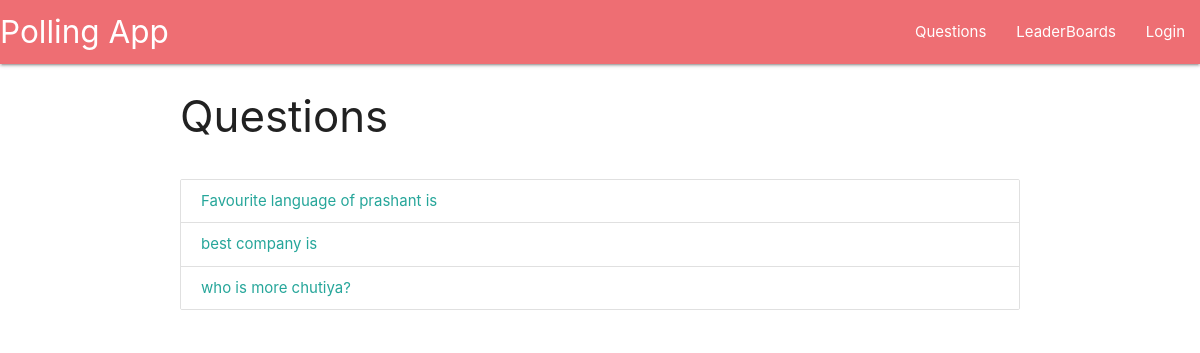
Before: / with the older database file.
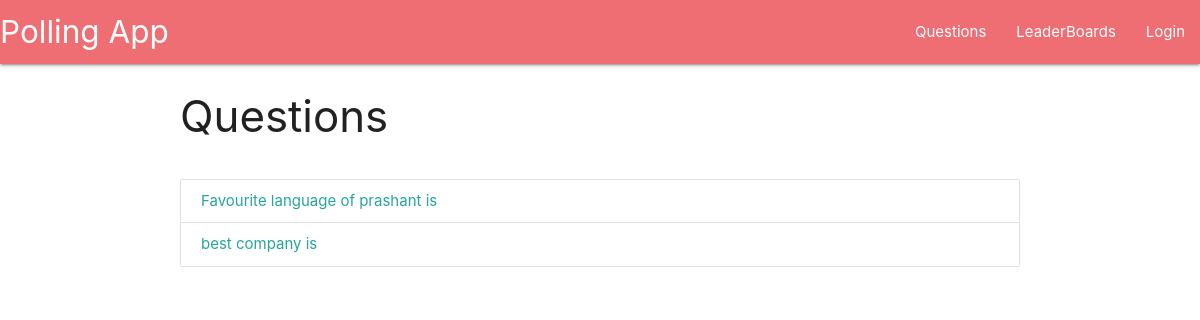
After: the same page with the newer database file.
### main/models.py (models this page shows, shortened)
class Question(models.Model):
    slug = models.SlugField()
    content = models.CharField(max_length=1024)

### main/views.py (the view)
# urls.py: path('', views.Index.as_view(), name="index"),
class Index(ListView):
    model = models.Question
    template_name = 'main/index.html'

### templates/main/index.html
{% extends 'base.html' %}
{% block content %}
{% include 'main/components/navbar.html' %}
<div class="container">
  <div class="row">
    <h3>Questions</h3>
  </div>
  <div class="row">
    <div class="col-6">
      <div class="collection">
        {% for question in question_list %}
        <a href="{% url 'question' question.slug %}" class="collection-item">
          {{ question.content }}
        </a>
        {% endfor %}
      </div>
    </div>
  </div>
</div>
{% endblock %}

Changed rows visible on the page:
removed Question: content "who is more chutiya?"
